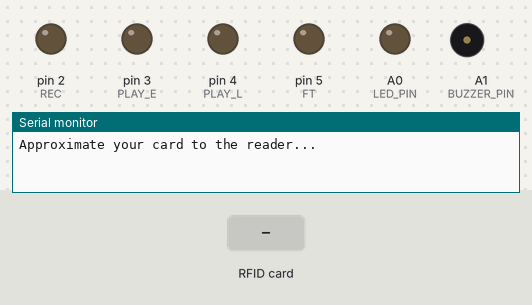
This sketch was run on a simulated Arduino Uno, built with avr-gcc and run on an emulated ATmega328P. On the bench: output pins drawn as LEDs (lit = HIGH), buzzer (waves = sounding, pin HIGH), the last lines printed to the serial monitor. Dashed ring = blinking. The test bench sets the inputs (shaded band). Pins used as bus, display or sensor lines are not drawn.

Above: at 1.2 s.
1.3 s: RFID card E9 21 0F E3 held to the reader
At 1.4 s:
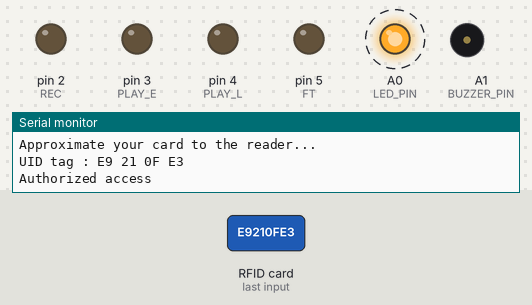
Timing chart, 0 to 4.9 s (numbered marks = the images above; inputs shaded):
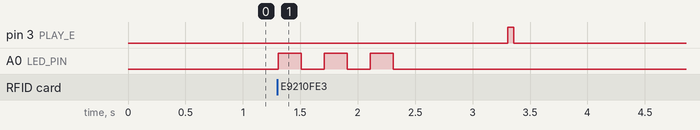

Measured:
- after the input at 1.3 s, pin 3 (PLAY_E): LOW → HIGH after 2.0 s, → LOW 0.05 s later; A0 (LED_PIN): alternates HIGH for 0.20 s and LOW for 0.20 s, 6 changes in all, then stays LOW, starting at once

The sketch:

Rfid_Voice_Recorder_Arduino.ino
```cpp
// #include <SPI.h>
// #include <MFRC522.h>

// #define SS_PIN 10
// #define RST_PIN 9
// MFRC522 mfrc522(SS_PIN, RST_PIN);   // Create MFRC522 instance.

// #define LED_PIN 6       // Pin for authorized access LED
// #define BUZZER_PIN 7    // Pin for unauthorized access buzzer

// void setup()
// {
//   pinMode(LED_PIN, OUTPUT);    // Set the LED pin as output
//   pinMode(BUZZER_PIN, OUTPUT); // Set the buzzer pin as output

//   Serial.begin(9600);   // Initiate a serial communication
//   SPI.begin();      // Initiate SPI bus
//   mfrc522.PCD_Init();   // Initiate MFRC522
//   Serial.println("Approximate your card to the reader...");
//   Serial.println();
// }

// void loop()
// {
//   // Look for new cards
//   if ( ! mfrc522.PICC_IsNewCardPresent())
//   {
//     return;
//   }

//   // Select one of the cards
//   if ( ! mfrc522.PICC_ReadCardSerial())
//   {
//     return;
//   }

//   // Show UID on serial monitor
//   Serial.print("UID tag :");
//   String content = "";
//   byte letter;
//   for (byte i = 0; i < mfrc522.uid.size; i++)
//   {
//      Serial.print(mfrc522.uid.uidByte[i] < 0x10 ? " 0" : " ");
//      Serial.print(mfrc522.uid.uidByte[i], HEX);
//      content.concat(String(mfrc522.uid.uidByte[i] < 0x10 ? " 0" : " "));
//      content.concat(String(mfrc522.uid.uidByte[i], HEX));
//   }
//   Serial.println();
//   Serial.print("Message : ");
//   content.toUpperCase();

//   if (content.substring(1) == "E9 21 0F E3") // Change here the UID of the card/cards you want to give access
//   {
//     Serial.println("Authorized access");
//     Serial.println();

//     // Blink LED for authorized access
//     digitalWrite(LED_PIN, HIGH);  // Turn LED ON
//     delay(200);
//     digitalWrite(LED_PIN, LOW);   // Turn LED OFF
//     delay(200);
//     digitalWrite(LED_PIN, HIGH);  // Turn LED ON
//     delay(200);
//     digitalWrite(LED_PIN, LOW);   // Turn LED OFF
//     delay(200);
//     digitalWrite(LED_PIN, HIGH);  // Turn LED ON
//     delay(200);
//     digitalWrite(LED_PIN, LOW);   // Turn LED OFF
//     delay(1000);
//   }
//   else
//   {
//     Serial.println("Access denied");
//     Serial.println();

//     // Sound buzzer for unauthorized access
//     digitalWrite(BUZZER_PIN, HIGH);  // Turn buzzer ON
//     delay(200);
//     digitalWrite(BUZZER_PIN, LOW);   // Turn buzzer OFF
//     delay(200);
//     digitalWrite(BUZZER_PIN, HIGH);  // Turn buzzer ON
//     delay(200);
//     digitalWrite(BUZZER_PIN, LOW);   // Turn buzzer OFF
//     delay(200);
//     digitalWrite(BUZZER_PIN, HIGH);  // Turn buzzer ON
//     delay(200);
//     digitalWrite(BUZZER_PIN, LOW);   // Turn buzzer OFF
//     delay(1000);
//   }
// }


// /*
//  * ISD1820 Arduino Voice Recorder
//  * to record and playback sound using Arduino and ISD1820 Sound Recorder

//  * Watch the video https://youtu.be/IfK8z_o5vbk
//  * get this code from http://robojax.com/learn/arduino/
//  * Get this code and other Arduino codes from Robojax.com

// Learn Arduino step by step in structured course with all material, wiring diagram and library
// all in once place. Purchase My course on Udemy.com http://robojax.com/L/?id=62

// Get early access to my videos and have your name shown at the end of my vidoes by joining on  Patreon http://robojax.com/L/?id=63

// /*
//  * ISD1820 Arduino Voice Recorder
//  * Code Written by Ahmad Shamshiri for Robojax.com
//  * on Jan 04, 2018 at 08:57, in Ajax, Ontario, Canada
//   * Permission granted to share this code given that this
//  * note is kept with the code.
//  * Disclaimer: this code is "AS IS" and for educational purpose only.
//  */
// #define REC 2 // pin 2 is used for recording
// #define PLAY_E 3 // pin 3 is used for playback-edge trigger
// // when PLAY_E goes HIGH device will playbak STARTS and continues
// // ISD1820 Arduino Voice Recorder for Robojax.com

// #define PLAY_L 4 // pin 4 is used for playback
// // when PLAY_L is HIGH it will playback. As soon as it goes LOW playback STOPS
// // So you have to keep it HIGH to keep playing


// #define FT 5 // pin 5 is used for feed through
// // if the SPI (speaker) pin is used to send Audio to other device,
// // set FT to high and any audio from microphone will pass through the SPI connector
// // and will NOT record

// #define playTime 5000 // playback time 5 seconds
// #define recordTime 3000 // recording time 3 seconds
// #define playLTime 900 // press and release playback time 0.9 seconds

// void setup()
// {
//   // ISD1820 Arduino Voice Recorder for Robojax.com
//   pinMode(REC,OUTPUT);// set the REC pin as output
//   pinMode(PLAY_L,OUTPUT);// set the PLAY_L pin as output
//   pinMode(PLAY_E,OUTPUT);// set the PLAY_e pin as output
//   pinMode(FT,OUTPUT);// set the FT pin as output
//   Serial.begin(9600);// set up Serial monitor
// }

// void loop() {
//   // ISD1820 Arduino Voice Recorder for Robojax.com
//     while (Serial.available() > 0) {
//           char inChar = (char)Serial.read();
//             if(inChar =='p' || inChar =='P'){
//             digitalWrite(PLAY_E, HIGH);
//             delay(50);
//             digitalWrite(PLAY_E, LOW);
//               Serial.println("Playbak Started");
//             delay(playTime);

//               Serial.println("Playbak Ended");
//             break;
//             }// if
//             else if(inChar =='r' || inChar =='R'){
//               digitalWrite(REC, HIGH);
//               Serial.println("Recording started");
//               delay(recordTime);
//               digitalWrite(REC, LOW);
//               Serial.println("Recording Stopped ");
//             }
//             else if(inChar =='l' || inChar =='L'){
//             digitalWrite(PLAY_L, HIGH);
//               Serial.println("Playbak L Started");
//             delay(playLTime);
//             digitalWrite(PLAY_L, LOW);
//               Serial.println("Playbak L Ended");
//             }
//     // ISD1820 Arduino Voice Recorder for Robojax.com
//       Serial.println("**** Serial Monitor Exited");
//   Serial.println("**** Enter r to record, p to play");
//     }// wihile

//   delay(500);
// }


#include <SPI.h>
#include <MFRC522.h>

#define SS_PIN 10
#define RST_PIN 9
MFRC522 mfrc522(SS_PIN, RST_PIN);   // Create MFRC522 instance.

// Pin definitions
#define LED_PIN A0       // Pin for authorized access LED
#define BUZZER_PIN A1    // Pin for unauthorized access buzzer
#define REC 2           // Pin for recording on ISD1820
#define PLAY_E 3        // Pin for edge-triggered playback
#define PLAY_L 4        // Pin for looped playback
#define FT 5            // Pin for feed-through (used to disable mic recording during playback)

#define playTime 5000   // Playback time 5 seconds
#define recordTime 3000 // Recording time 3 seconds
#define playLTime 900   // Playback loop time 0.9 seconds

void setup()
{
  pinMode(LED_PIN, OUTPUT);    // Set the LED pin as output
  pinMode(BUZZER_PIN, OUTPUT); // Set the buzzer pin as output
  pinMode(REC, OUTPUT);        // Set the REC pin as output for ISD1820
  pinMode(PLAY_L, OUTPUT);     // Set the PLAY_L pin as output for ISD1820
  pinMode(PLAY_E, OUTPUT);     // Set the PLAY_E pin as output for ISD1820
  pinMode(FT, OUTPUT);         // Set the FT pin as output for ISD1820

  Serial.begin(9600);          // Start serial communication
  SPI.begin();                 // Start SPI bus
  mfrc522.PCD_Init();          // Initialize MFRC522

  Serial.println("Approximate your card to the reader...");
  Serial.println();
}

void loop()
{
  // Look for new cards
  if (!mfrc522.PICC_IsNewCardPresent()) {
    return;
  }

  // Select one of the cards
  if (!mfrc522.PICC_ReadCardSerial()) {
    return;
  }

  // Show UID on serial monitor
  Serial.print("UID tag :");
  String content = "";
  for (byte i = 0; i < mfrc522.uid.size; i++) {
    content.concat(String(mfrc522.uid.uidByte[i] < 0x10 ? " 0" : " "));
    content.concat(String(mfrc522.uid.uidByte[i], HEX));
  }
  content.toUpperCase();
  Serial.println(content);

  if (content.substring(1) == "E9 21 0F E3") { // Authorized UID
    Serial.println("Authorized access");
    Serial.println();

    // Blink LED for authorized access
    digitalWrite(LED_PIN, HIGH);  // Turn LED ON
    delay(200);
    digitalWrite(LED_PIN, LOW);   // Turn LED OFF
    delay(200);
    digitalWrite(LED_PIN, HIGH);  // Turn LED ON
    delay(200);
    digitalWrite(LED_PIN, LOW);   // Turn LED OFF
    delay(200);
    digitalWrite(LED_PIN, HIGH);  // Turn LED ON
    delay(200);
    digitalWrite(LED_PIN, LOW);   // Turn LED OFF
    delay(1000);

    // Play "Access" voice message
    digitalWrite(PLAY_E, HIGH);   // Start playback
    delay(50);
    digitalWrite(PLAY_E, LOW);    // Stop playback
    delay(playTime);
  }
  else { // Unauthorized UID
    Serial.println("Access denied");
    Serial.println();

    // Sound buzzer for unauthorized access
    digitalWrite(BUZZER_PIN, HIGH);  // Turn buzzer ON
    delay(200);
    digitalWrite(BUZZER_PIN, LOW);   // Turn buzzer OFF
    delay(200);
    digitalWrite(BUZZER_PIN, HIGH);  // Turn buzzer ON
    delay(200);
    digitalWrite(BUZZER_PIN, LOW);   // Turn buzzer OFF
    delay(200);
    digitalWrite(BUZZER_PIN, HIGH);  // Turn buzzer ON
    delay(200);
    digitalWrite(BUZZER_PIN, LOW);   // Turn buzzer OFF
    delay(1000);

    // Play "Denied" voice message
    // digitalWrite(PLAY_E, HIGH);   // Start playback
    // delay(50);
    // digitalWrite(PLAY_E, LOW);    // Stop playback
    // delay(playTime);
  }
}
```
